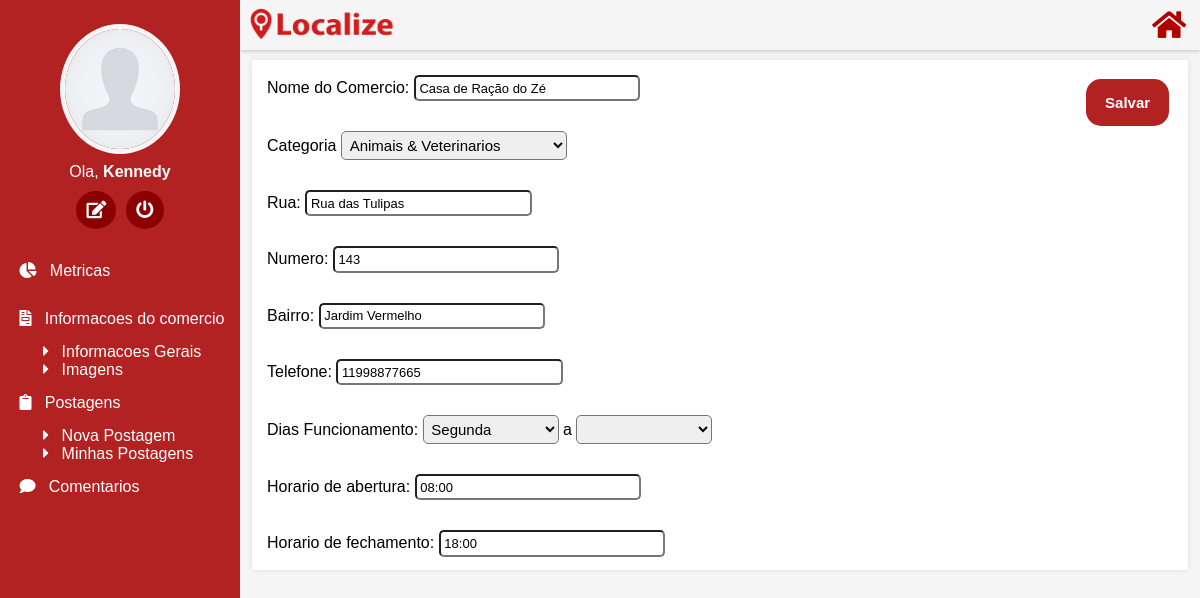
The app's page /alterar-comercio.php (signed in) with its own data.
### tables this page shows
CREATE TABLE `usuario` (
  `id_usuario` int(11) NOT NULL,
  `nome` varchar(50) DEFAULT NULL,
  `sobrenome` varchar(50) DEFAULT NULL,
  `email` varchar(100) DEFAULT NULL,
  `senha` varchar(50) DEFAULT NULL,
  `image` varchar(500) NOT NULL
);

CREATE TABLE `comercio` (
  `id_comercio` int(11) NOT NULL,
  `nomecomercio` varchar(50) DEFAULT NULL,
  `cnpj` varchar(50) DEFAULT NULL,
  `categoria` varchar(50) DEFAULT NULL,
  `rua` varchar(50) DEFAULT NULL,
  `numero` varchar(50) DEFAULT NULL,
  `bairro` varchar(50) DEFAULT NULL,
  `lat` float(10,6) NOT NULL,
  `lng` float(10,6) NOT NULL,
  `telefone` varchar(50) DEFAULT NULL,
  `diasfun` varchar(50) DEFAULT NULL,
  `abertura` varchar(50) DEFAULT NULL,
  `fechamento` varchar(50) DEFAULT NULL,
  `id_usuario` int(11) DEFAULT NULL,
  `views` varchar(50) DEFAULT NULL,
  `perfil` varchar(500) NOT NULL,
  `capa` varchar(500) NOT NULL
);

### alterar-comercio.php (the view, shortened to what this page needs)
<?PHP
$nome = $_SESSION['nome'];
$id_usuario = $_SESSION['id_usuario'];
require("conexao.php");
$resultado = mysqli_query($conexao,"SELECT*FROM comercio
WHERE id_usuario ='$id_usuario'") or die ("Erro na seleção da tabela.");
$dados=mysqli_fetch_array($resultado);
	$nomecomercio = $dados['nomecomercio'];
	$rua = $dados['rua'];
	$numero = $dados['numero'];
	$bairro = $dados['bairro'];
	$telefone = $dados['telefone'];
	$abertura = $dados['abertura'];
	$fechamento = $dados['fechamento'];
$db = mysqli_connect("localhost", "root", "usbw", "localize");
$result = mysqli_query($db, "SELECT*FROM usuario
WHERE id_usuario ='$id_usuario'");
?>
<!DOCTYPE html>
<html>
	<head>
		<link href="css/alterar-comercio.css" rel="stylesheet">
		<link rel="stylesheet" href="https://use.fontawesome.com/releases/v5.4.1/css/all.css">
	</head>
	<body>
		<div class="top">
			<img src="img/logo.png" class="logo"><a href="index3.php"><i class="fas fa-home"></i></a>
		</div>
		<div class="lateral">
			<?php
    while ($row = mysqli_fetch_array($result)) {
      	echo "<img src='images/".$row['image']."' class='ftu' >";
    }
  ?>
			<p class="nomeu">Ola, <b><?PHP echo($nome); ?></b></p>
			<p class="linku"><i class="fas fa-edit"></i>&nbsp; <i class="fas fa-power-off"></i></p><br>
			<a href="metricas.php"><p class="nav">&nbsp;<i class="fas fa-chart-pie"></i> &nbsp;  Metricas</p></a>
			<p class="nav">&nbsp;<i class="fas fa-file-invoice"></i> &nbsp; Informacoes do comercio</p>
			<a href="infos.php" class="sub"><i class="fas fa-caret-right"></i> &nbsp; Informacoes Gerais</a><br>
			<a href="imagens.php" class="sub"><i class="fas fa-caret-right"></i> &nbsp; Imagens</a>
			<p class="nav">&nbsp;<i class="fas fa-clipboard"></i> &nbsp; Postagens</p>
			<a href="nova-postagem.php" class="sub"><i class="fas fa-caret-right"></i> &nbsp; Nova Postagem</a><br>
			<a href="postagens.php" class="sub"><i class="fas fa-caret-right"></i> &nbsp; Minhas Postagens</a>
			<a href="comentarios.php"><p class="nav">&nbsp;<i class="fas fa-comment"></i> &nbsp; Comentarios</p></a>
		</div>
		<div class="clearfix">
  		<div class="info">
			<form method="post" action="efetuar-alterar-comercio.php">
				<input id="botao" type="submit" value=" Salvar " />
    		<p>Nome do Comercio: <input type="text" name="nomecomercio" value="<?PHP echo($nomecomercio); ?>" /></p>
			<p>Categoria <select id="select1" name="categoria">
				<option value="pet">Animais & Veterinarios</option>
            </select></p>
			<p>Rua: <input type="text" name="rua" value="<?PHP echo($rua); ?>" /></p>
			<p>Numero: <input type="text" name="numero" value="<?PHP echo($numero); ?>" /></p>
			<p>Bairro: <input type="text" name="bairro" value="<?PHP echo($bairro); ?>" /></p>
			<p>Telefone: <input type="text" name="telefone" value="<?PHP echo($telefone); ?>" /></p>
			<p>Dias Funcionamento:
			<select name="dias1" class="select2">
				<option value="SEG">Segunda</option>
            </select>
			<label>a</label>
			<select name="dias2" class="select2">
				<option value=""></option>
				<option value="SEG">Segunda</option>
            </select></p>
			<p>Horario de abertura: <input type="text" name="abertura" value="<?PHP echo($abertura); ?>" /></p>
			<p>Horario de fechamento: <input type="text" name="fechamento" value="<?PHP echo($fechamento); ?>" /></p>
			</form>
  		</div>
		</div>
	</body>
</html>

### css/alterar-comercio.css (style rules this page uses)
* { margin: 0; padding: 0; box-sizing: border-box; font-family: Arial; }
body { background-color: #f5f5f5; }
.top { width: 80%; height: 50px; background-color: #f5f5f5; position: absolute; margin-left: 20%; box-shadow: 0 0px 5px rgba(0,0,0,0.3); z-index: 1; }
.logo { width: 20%; padding: 5px; }
.top i { color: #b20000; font-size: 190%; margin-left: 75%; position: absolute; margin-top: 10px; }
.lateral { width: 20%; height: 100%; background-color: #b22222; position: absolute; z-index: 2; }
.lateral a { text-decoration: none; }
.sub { margin-left: 40px; padding: 3px; color: #fff; }
.ftu { width: 50%; height: 130px; margin-left: 25%; margin-top: 10%; border-radius: 50%; border: solid 5px #f5f5f5; }
.nomeu { text-align: center; color: #fff; margin-top: 5px; }
.linku { text-align: center; margin-top: 10px; font-size: 110%; color: #fff; }
.linku i { background-color: #8b0000; padding: 10px; border-radius: 50%; }
.nav { color: #fff; padding: 15px; }
.info { float: left; width: 78%; height: 510px; margin-left: 21%; margin-top: 5%; background-color: #fff; box-shadow: 0 0 5px rgba(0,0,0,0.1); }
.info p { padding: 15px; font-size: 100%; }
#select1 { padding: 3.8px; width: 25%; font-size: 15px; border-radius: 5px; -webkit-transition: 0.2s linear; -moz-transition: 0.2s linear; -o-transition: 0.2s linear; transition: 0.2s linear; }
input[type=text] { padding: 3.7px; width: 25%; font-size: 13px; border-radius: 5px; -webkit-transition: 0.2s linear; -moz-transition: 0.2s linear; -o-transition: 0.2s linear; transition: 0.2s linear; }
#botao { position: relative; float: right; margin-right: 2%; margin-top: 2%; z-index: 10; background-color: #b22222; padding: 15px; color: #fff; border-radius: 15px; font-weight: bold; border: none; font-size: 15px; }
.select2 { padding: 3.7px; width: 15%; font-size: 15px; border-radius: 5px; -webkit-transition: 0.2s linear; -moz-transition: 0.2s linear; -o-transition: 0.2s linear; transition: 0.2s linear; }

### records on screen
usuario: image (picture)
comercio: nomecomercio "Casa de Ração do Zé", rua "Rua das Tulipas", numero "143", bairro "Jardim Vermelho", telefone "11998877665", abertura "08:00", fechamento "18:00"

### other values on screen
$nome "Kennedy"
